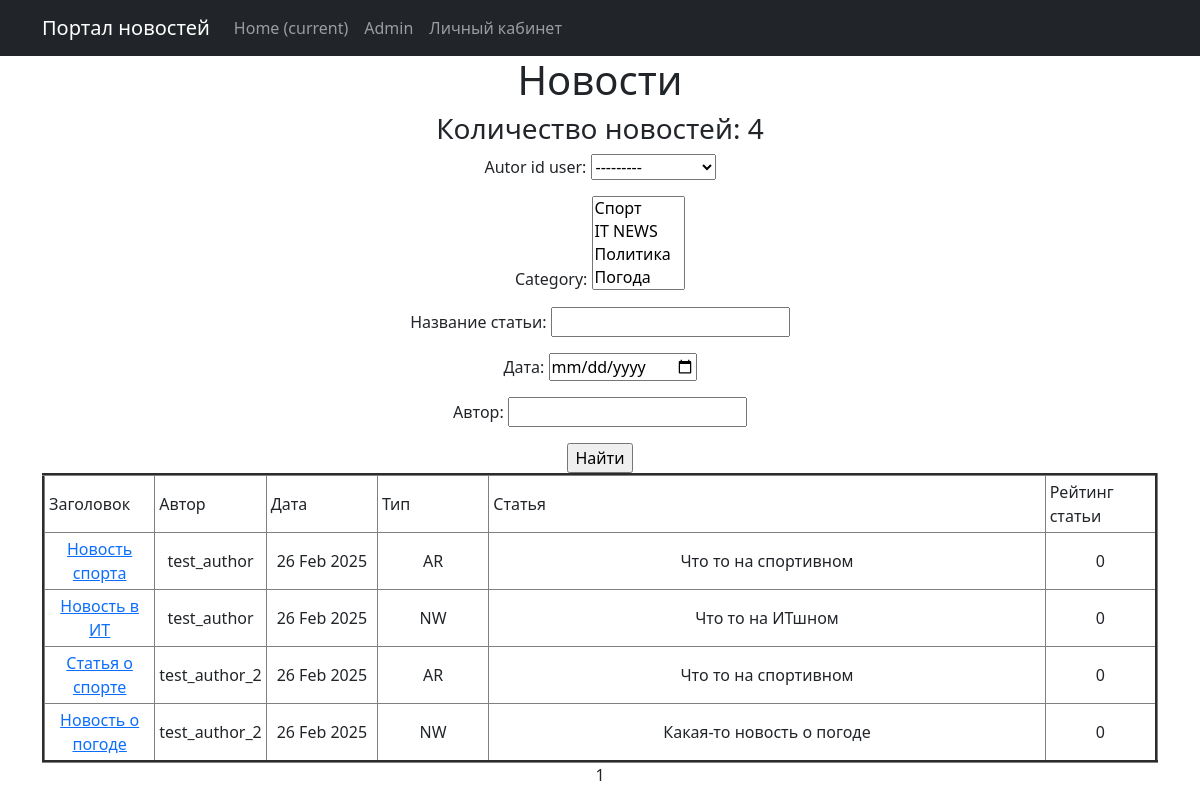
The page /search/ on the database as committed earlier.
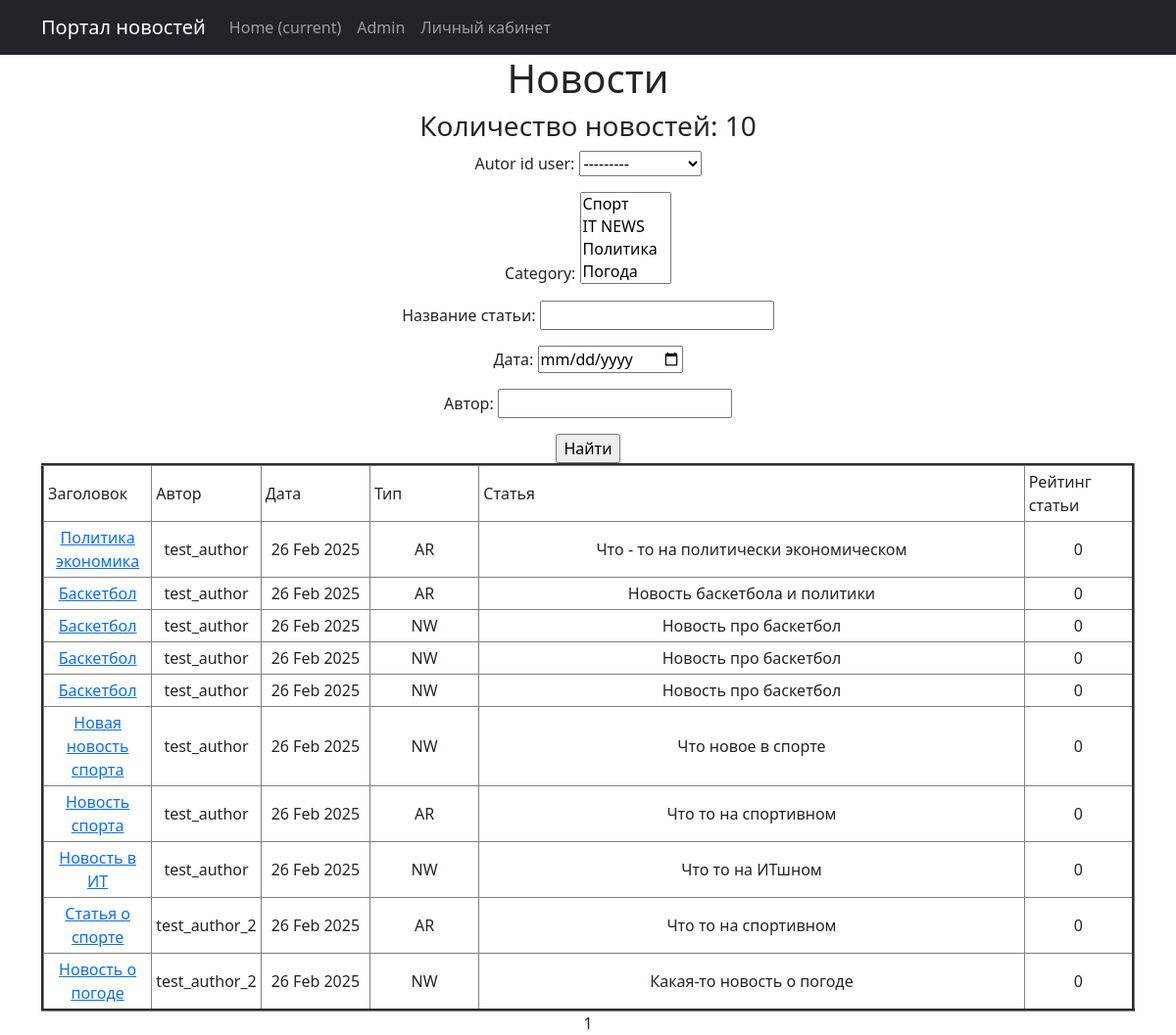
The same page on the database as committed later.
### news/models.py (models this page shows, shortened)
class Category(models.Model):
    category = models.CharField(max_length=64, unique=True)
    subscribers = models.ManyToManyField(User, blank=True, null=True, related_name="categories")
    def __str__(self):
        return self.category

class Post(models.Model):
    news = "NW"
    article = "AR"
    POSITIONS = [(news, "Новость"),
                 (article, "Статья")]
    autor_id = models.ForeignKey(Author, on_delete=models.CASCADE)
    type = models.CharField(max_length = 2, choices=POSITIONS, default=news)
    date_time = models.DateTimeField(auto_now_add=True)
    category = models.ManyToManyField("Category", through="PostCategory")
    title_news = models.CharField(max_length = 128)
    text_news = models.TextField()
    rating_post = models.IntegerField(default = 0)

class Author(models.Model):
    rating_autor = models.IntegerField(default = 0)
    user = models.OneToOneField(User, on_delete=models.CASCADE)

### news/views.py (the view)
# urls.py: path('search/', PostSearch.as_view(), name="news_search"),
class PostSearch(ListView):
    model = Post
    ordering = '-date_time'
    template_name = 'post_search.html'
    context_object_name = 'post_search'
    paginate_by = 10
    def get_queryset(self):
        queryset = super().get_queryset()
        self.filterset = NewsFilter(self.request.GET, queryset)
        return self.filterset.qs
    def get_context_data(self, **kwargs):
        context = super().get_context_data(**kwargs)
        context['filterset'] = self.filterset
        return context

### news/templatetags/custom_filters.py (called while the page is built)
def stripping(text):
    word = ''
    for i in text:
        if i.isalpha():
            word += i
    return word.lower()

@register.filter()
def censor(text):
    list_censor = [str(i) for i in Censorship.objects.all()]
    for word in text.split():
        format_word = stripping(word)
        if format_word in list_censor:
            cencore_word = format_word[0] + "*" * (len(word) - 1)
            text = text.replace(delete_symbol_l_r(word), cencore_word)
    return text

### templates/post_search.html (shortened to what this page needs)
{% extends 'flatpages/default.html' %}
{% load custom_filters %}
{% load custom_tags %}
{% block content %}
    <h1>Новости</h1>
    <h3> Количество новостей: {{ post_search | length}} </h3>
        <form action="" method="get">
            {{ filterset.form.as_p }}
            <input type="submit" value="Найти" />
        </form>
        {% if post_search %}
            <table border="3" cellpadding="4" cellspacing="1" width="100%">
                <tr>
                    <td align="left" width="10%">Заголовок</td>
                    <td align="left" width="10%">Автор</td>
                    <td align="left" width="10%">Дата</td>
                    <td align="left" width="10%">Тип</td>
                    <td align="left" width="50%">Статья</td>
                    <td align="left" width="10%">Рейтинг статьи</td>
                </tr>
                {% for post in post_search%}
                <tr>
                    <td><a href="{% url 'news_detail' post.pk %}">{{ post.title_news | censor }}</a></td>
                    <td>{{ post.autor_id.user }}</td>
                    <td>{{ post.date_time | date:'d M Y' }}</td>
                    <td>{{ post.type }}</td>
                    <td>{{ post.text_news | truncatewords:20 | censor }}</td>
                    <td>{{ post.rating_post }}</td>
                </tr>
                {% endfor %}
            </table>
        {% else %}
        <h2>По вашему запросу ничего не найдено!</h2>
        {% endif%}
   {{ page_obj.number }}
{% endblock content %}

### templates/flatpages/default.html (shortened to what this page needs)
<!DOCTYPE html>
<html lang="en">
    <head>
       {% load static %}
        <link href="{% static 'css/styles.css' %}" rel="stylesheet" />
    </head>
    <body>
        <nav class="navbar navbar-expand-lg navbar-dark bg-dark static-top">
            <div class="container">
                 <a class="navbar-brand" href="#">Портал новостей</a>
                 <div class="collapse navbar-collapse" id="navbarResponsive">
                     <ul class="navbar-nav ml-auto">
                         <li class="nav-item active">
                             <a class="nav-link" href="/">Home
                                 <span class="sr-only">(current)</span>
                             </a>
                         </li>
                         <li class="nav-item">
                             <a class="nav-link" href="/admin/">Admin</a>
                         </li>
                         <li class="nav-item">
                             <a class="nav-link" href="/protect/login/">Личный кабинет</a>
                         </li>
                     </ul>
                 </div>
             </div>
        </nav>
        <div class="container">
            <div class="row">
                 <div class="col-lg-12 text-center">
                     {% block content %}{% endblock content %}
                 </div>
            </div>
        </div>
    </body>
</html>

### templates/post_search.html (style rules this page uses)
td { border: 1px solid grey; }

Rows that differ between the two databases and show on the page:
added Post: title_news|censor "Политика экономика", autor_id.user "test_author", date_time "26 Feb 2025", type "AR", text_news|censor "Что - то на политически экономическом", rating_post "0"
added Post: title_news|censor "Баскетбол", autor_id.user "test_author", date_time "26 Feb 2025", type "AR", text_news|censor "Новость баскетбола и политики", rating_post "0"
added Post: title_news|censor "Баскетбол", autor_id.user "test_author", date_time "26 Feb 2025", type "NW", text_news|censor "Новость про баскетбол", rating_post "0"
added Post: title_news|censor "Баскетбол", autor_id.user "test_author", date_time "26 Feb 2025", type "NW", text_news|censor "Новость про баскетбол", rating_post "0"
added Post: title_news|censor "Баскетбол", autor_id.user "test_author", date_time "26 Feb 2025", type "NW", text_news|censor "Новость про баскетбол", rating_post "0"
added Post: title_news|censor "Новая новость спорта", autor_id.user "test_author", date_time "26 Feb 2025", type "NW", text_news|censor "Что новое в спорте", rating_post "0"
Other text that changed with them:
{{ post_search | length }}: "4" → "10"
